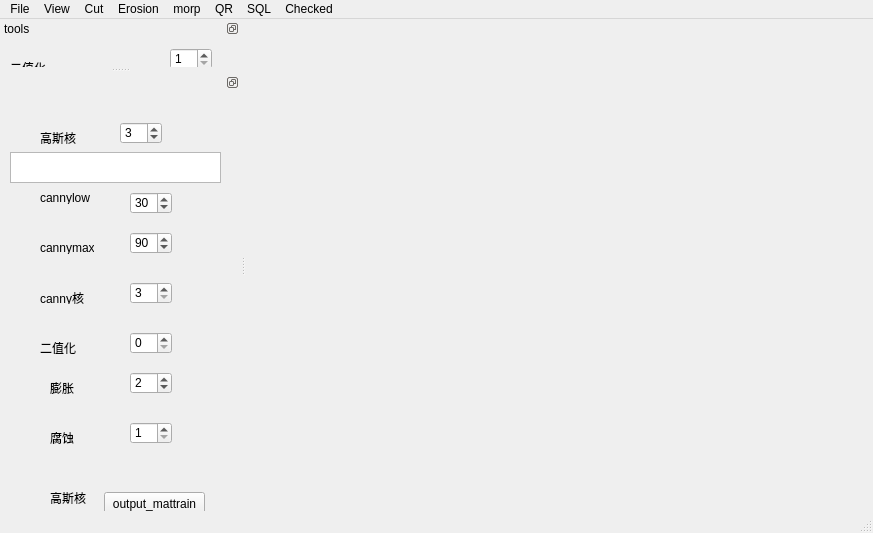
<?xml version="1.0" encoding="UTF-8"?>
<ui version="4.0">
 <class>MainWindow</class>
 <widget class="QMainWindow" name="MainWindow">
  <property name="geometry">
   <rect>
    <x>0</x>
    <y>0</y>
    <width>873</width>
    <height>533</height>
   </rect>
  </property>
  <property name="sizePolicy">
   <sizepolicy hsizetype="Preferred" vsizetype="Preferred">
    <horstretch>0</horstretch>
    <verstretch>0</verstretch>
   </sizepolicy>
  </property>
  <property name="minimumSize">
   <size>
    <width>250</width>
    <height>250</height>
   </size>
  </property>
  <property name="windowTitle">
   <string>cv_test</string>
  </property>
  <property name="windowIcon">
   <iconset theme="pic">
    <normaloff>Picture_128px.png</normaloff>Picture_128px.png</iconset>
  </property>
  <property name="styleSheet">
   <string notr="true"/>
  </property>
  <widget class="QWidget" name="centralWidget">
   <property name="sizePolicy">
    <sizepolicy hsizetype="Preferred" vsizetype="Preferred">
     <horstretch>0</horstretch>
     <verstretch>0</verstretch>
    </sizepolicy>
   </property>
   <layout class="QGridLayout" name="gridLayout">
    <property name="leftMargin">
     <number>0</number>
    </property>
    <property name="topMargin">
     <number>0</number>
    </property>
    <property name="rightMargin">
     <number>0</number>
    </property>
    <property name="bottomMargin">
     <number>0</number>
    </property>
    <item row="1" column="0" colspan="2">
     <widget class="QLabel" name="label_pic">
      <property name="sizePolicy">
       <sizepolicy hsizetype="Preferred" vsizetype="Preferred">
        <horstretch>0</horstretch>
        <verstretch>0</verstretch>
       </sizepolicy>
      </property>
      <property name="autoFillBackground">
       <bool>false</bool>
      </property>
      <property name="text">
       <string/>
      </property>
      <property name="scaledContents">
       <bool>false</bool>
      </property>
      <property name="alignment">
       <set>Qt::AlignCenter</set>
      </property>
      <property name="wordWrap">
       <bool>true</bool>
      </property>
      <property name="margin">
       <number>0</number>
      </property>
      <property name="indent">
       <number>-1</number>
      </property>
     </widget>
    </item>
   </layout>
  </widget>
  <widget class="QMenuBar" name="menuBar">
   <property name="geometry">
    <rect>
     <x>0</x>
     <y>0</y>
     <width>873</width>
     <height>23</height>
    </rect>
   </property>
   <property name="autoFillBackground">
    <bool>false</bool>
   </property>
   <property name="styleSheet">
    <string notr="true"/>
   </property>
   <widget class="QMenu" name="menuFile">
    <property name="styleSheet">
     <string notr="true"/>
    </property>
    <property name="title">
     <string>File</string>
    </property>
    <addaction name="actionOpen"/>
    <addaction name="actionClose"/>
    <addaction name="actionExit"/>
   </widget>
   <widget class="QMenu" name="menuView">
    <property name="styleSheet">
     <string notr="true"/>
    </property>
    <property name="title">
     <string>View</string>
    </property>
    <widget class="QMenu" name="menuBlur">
     <property name="title">
      <string>Blur</string>
     </property>
     <addaction name="actionHomogeneous_Blur"/>
     <addaction name="actionmedianBlur"/>
     <addaction name="actionGaussian_Blur"/>
     <addaction name="actionBilateral_Blur"/>
    </widget>
    <addaction name="actionGrey"/>
    <addaction name="menuBlur"/>
    <addaction name="actionFilter"/>
    <addaction name="actionLight"/>
    <addaction name="actionerzhihua"/>
   </widget>
   <widget class="QMenu" name="menuCut">
    <property name="styleSheet">
     <string notr="true"/>
    </property>
    <property name="title">
     <string>Cut</string>
    </property>
    <addaction name="actionCanny"/>
   </widget>
   <widget class="QMenu" name="menuerosion">
    <property name="styleSheet">
     <string notr="true"/>
    </property>
    <property name="title">
     <string>Erosion</string>
    </property>
    <addaction name="actionErosion"/>
    <addaction name="actionDilation"/>
   </widget>
   <widget class="QMenu" name="menumorp">
    <property name="styleSheet">
     <string notr="true"/>
    </property>
    <property name="title">
     <string>morp</string>
    </property>
    <addaction name="actionMorphology"/>
   </widget>
   <widget class="QMenu" name="menuQR">
    <property name="styleSheet">
     <string notr="true"/>
    </property>
    <property name="title">
     <string>QR</string>
    </property>
    <addaction name="actionzbar"/>
    <addaction name="actionQRall"/>
   </widget>
   <widget class="QMenu" name="menuSQL">
    <property name="styleSheet">
     <string notr="true"/>
    </property>
    <property name="title">
     <string>SQL</string>
    </property>
    <addaction name="actionReadSQL"/>
   </widget>
   <widget class="QMenu" name="menuChecked">
    <property name="title">
     <string>Checked</string>
    </property>
    <addaction name="actioninput"/>
   </widget>
   <addaction name="menuFile"/>
   <addaction name="menuView"/>
   <addaction name="menuCut"/>
   <addaction name="menuerosion"/>
   <addaction name="menumorp"/>
   <addaction name="menuQR"/>
   <addaction name="menuSQL"/>
   <addaction name="menuChecked"/>
  </widget>
  <widget class="QStatusBar" name="statusBar"/>
  <widget class="QDockWidget" name="dockWidget">
   <property name="sizePolicy">
    <sizepolicy hsizetype="Preferred" vsizetype="Preferred">
     <horstretch>0</horstretch>
     <verstretch>0</verstretch>
    </sizepolicy>
   </property>
   <property name="minimumSize">
    <size>
     <width>240</width>
     <height>38</height>
    </size>
   </property>
   <property name="sizeIncrement">
    <size>
     <width>0</width>
     <height>0</height>
    </size>
   </property>
   <property name="floating">
    <bool>false</bool>
   </property>
   <property name="features">
    <set>QDockWidget::DockWidgetFloatable|QDockWidget::DockWidgetMovable</set>
   </property>
   <property name="windowTitle">
    <string>tools</string>
   </property>
   <attribute name="dockWidgetArea">
    <number>1</number>
   </attribute>
   <widget class="QWidget" name="dockWidgetContents">
    <widget class="QGroupBox" name="groupBox">
     <property name="geometry">
      <rect>
       <x>10</x>
       <y>20</y>
       <width>120</width>
       <height>80</height>
      </rect>
     </property>
     <property name="title">
      <string>二值化</string>
     </property>
     <widget class="QSpinBox" name="spinBox">
      <property name="geometry">
       <rect>
        <x>20</x>
        <y>20</y>
        <width>71</width>
        <height>31</height>
       </rect>
      </property>
      <property name="sizePolicy">
       <sizepolicy hsizetype="Fixed" vsizetype="Preferred">
        <horstretch>0</horstretch>
        <verstretch>0</verstretch>
       </sizepolicy>
      </property>
      <property name="maximum">
       <number>255</number>
      </property>
      <property name="value">
       <number>128</number>
      </property>
     </widget>
    </widget>
    <widget class="QGroupBox" name="groupBox_2">
     <property name="geometry">
      <rect>
       <x>10</x>
       <y>110</y>
       <width>221</width>
       <height>91</height>
      </rect>
     </property>
     <property name="title">
      <string>Canny</string>
     </property>
     <widget class="QSpinBox" name="spinBox_canny">
      <property name="geometry">
       <rect>
        <x>150</x>
        <y>10</y>
        <width>51</width>
        <height>31</height>
       </rect>
      </property>
      <property name="minimum">
       <number>0</number>
      </property>
      <property name="maximum">
       <number>10000</number>
      </property>
      <property name="value">
       <number>128</number>
      </property>
     </widget>
     <widget class="QSlider" name="horizontalSlider_canny">
      <property name="geometry">
       <rect>
        <x>10</x>
        <y>50</y>
        <width>61</width>
        <height>22</height>
       </rect>
      </property>
      <property name="minimum">
       <number>3</number>
      </property>
      <property name="maximum">
       <number>7</number>
      </property>
      <property name="singleStep">
       <number>2</number>
      </property>
      <property name="pageStep">
       <number>6</number>
      </property>
      <property name="value">
       <number>5</number>
      </property>
      <property name="orientation">
       <enum>Qt::Horizontal</enum>
      </property>
     </widget>
     <widget class="QSpinBox" name="spinBox_canny_2">
      <property name="geometry">
       <rect>
        <x>150</x>
        <y>50</y>
        <width>51</width>
        <height>31</height>
       </rect>
      </property>
      <property name="minimum">
       <number>0</number>
      </property>
      <property name="maximum">
       <number>768</number>
      </property>
      <property name="value">
       <number>128</number>
      </property>
     </widget>
     <widget class="QSpinBox" name="spinBox_canny_3">
      <property name="geometry">
       <rect>
        <x>80</x>
        <y>50</y>
        <width>51</width>
        <height>31</height>
       </rect>
      </property>
      <property name="minimum">
       <number>3</number>
      </property>
      <property name="maximum">
       <number>33</number>
      </property>
      <property name="singleStep">
       <number>2</number>
      </property>
      <property name="value">
       <number>5</number>
      </property>
     </widget>
    </widget>
    <widget class="QGroupBox" name="groupBox_3">
     <property name="geometry">
      <rect>
       <x>10</x>
       <y>230</y>
       <width>201</width>
       <height>111</height>
      </rect>
     </property>
     <property name="title">
      <string>Blur</string>
     </property>
     <widget class="QSlider" name="horizontalSlider_gassblur">
      <property name="geometry">
       <rect>
        <x>30</x>
        <y>70</y>
        <width>111</width>
        <height>22</height>
       </rect>
      </property>
      <property name="minimum">
       <number>1</number>
      </property>
      <property name="maximum">
       <number>33</number>
      </property>
      <property name="singleStep">
       <number>2</number>
      </property>
      <property name="pageStep">
       <number>6</number>
      </property>
      <property name="value">
       <number>3</number>
      </property>
      <property name="orientation">
       <enum>Qt::Horizontal</enum>
      </property>
     </widget>
     <widget class="QSpinBox" name="spinBox_gassblur">
      <property name="geometry">
       <rect>
        <x>50</x>
        <y>30</y>
        <width>51</width>
        <height>31</height>
       </rect>
      </property>
      <property name="minimum">
       <number>1</number>
      </property>
      <property name="maximum">
       <number>33</number>
      </property>
      <property name="singleStep">
       <number>2</number>
      </property>
      <property name="value">
       <number>3</number>
      </property>
     </widget>
    </widget>
    <widget class="QGroupBox" name="groupBox_4">
     <property name="geometry">
      <rect>
       <x>20</x>
       <y>360</y>
       <width>191</width>
       <height>211</height>
      </rect>
     </property>
     <property name="title">
      <string>edge</string>
     </property>
     <widget class="QPushButton" name="pushButton_circumference">
      <property name="geometry">
       <rect>
        <x>10</x>
        <y>30</y>
        <width>91</width>
        <height>23</height>
       </rect>
      </property>
      <property name="text">
       <string>Circumference</string>
      </property>
     </widget>
     <widget class="QTextBrowser" name="textBrowser_circumference">
      <property name="geometry">
       <rect>
        <x>10</x>
        <y>60</y>
        <width>171</width>
        <height>141</height>
       </rect>
      </property>
     </widget>
    </widget>
    <widget class="QSpinBox" name="spinBox_catgory">
     <property name="geometry">
      <rect>
       <x>170</x>
       <y>10</y>
       <width>42</width>
       <height>22</height>
      </rect>
     </property>
     <property name="minimum">
      <number>1</number>
     </property>
     <property name="maximum">
      <number>6</number>
     </property>
    </widget>
    <widget class="QSpinBox" name="spinBox_picno">
     <property name="geometry">
      <rect>
       <x>170</x>
       <y>50</y>
       <width>42</width>
       <height>22</height>
      </rect>
     </property>
     <property name="minimum">
      <number>1</number>
     </property>
     <property name="maximum">
      <number>150</number>
     </property>
    </widget>
   </widget>
  </widget>
  <widget class="QDockWidget" name="dockWidget_3">
   <property name="minimumSize">
    <size>
     <width>80</width>
     <height>350</height>
    </size>
   </property>
   <property name="floating">
    <bool>false</bool>
   </property>
   <property name="features">
    <set>QDockWidget::DockWidgetFloatable|QDockWidget::DockWidgetMovable</set>
   </property>
   <attribute name="dockWidgetArea">
    <number>1</number>
   </attribute>
   <widget class="QWidget" name="dockWidgetContents_3">
    <widget class="QSpinBox" name="spinBox_guss_ken">
     <property name="geometry">
      <rect>
       <x>120</x>
       <y>30</y>
       <width>42</width>
       <height>22</height>
      </rect>
     </property>
     <property name="minimum">
      <number>1</number>
     </property>
     <property name="maximum">
      <number>17</number>
     </property>
     <property name="singleStep">
      <number>2</number>
     </property>
     <property name="value">
      <number>3</number>
     </property>
    </widget>
    <widget class="QLabel" name="label">
     <property name="geometry">
      <rect>
       <x>40</x>
       <y>40</y>
       <width>54</width>
       <height>12</height>
      </rect>
     </property>
     <property name="text">
      <string>高斯核</string>
     </property>
    </widget>
    <widget class="QSpinBox" name="spinBox_cannylow">
     <property name="geometry">
      <rect>
       <x>130</x>
       <y>100</y>
       <width>42</width>
       <height>22</height>
      </rect>
     </property>
     <property name="maximum">
      <number>255</number>
     </property>
     <property name="value">
      <number>30</number>
     </property>
    </widget>
    <widget class="QLabel" name="label_2">
     <property name="geometry">
      <rect>
       <x>40</x>
       <y>250</y>
       <width>54</width>
       <height>12</height>
      </rect>
     </property>
     <property name="text">
      <string>二值化</string>
     </property>
    </widget>
    <widget class="QLabel" name="label_3">
     <property name="geometry">
      <rect>
       <x>40</x>
       <y>200</y>
       <width>54</width>
       <height>12</height>
      </rect>
     </property>
     <property name="text">
      <string>canny核</string>
     </property>
    </widget>
    <widget class="QLabel" name="label_4">
     <property name="geometry">
      <rect>
       <x>40</x>
       <y>150</y>
       <width>54</width>
       <height>12</height>
      </rect>
     </property>
     <property name="text">
      <string>cannymax</string>
     </property>
    </widget>
    <widget class="QLabel" name="label_5">
     <property name="geometry">
      <rect>
       <x>40</x>
       <y>100</y>
       <width>54</width>
       <height>12</height>
      </rect>
     </property>
     <property name="text">
      <string>cannylow</string>
     </property>
    </widget>
    <widget class="QSpinBox" name="spinBox_cannymax">
     <property name="geometry">
      <rect>
       <x>130</x>
       <y>140</y>
       <width>42</width>
       <height>22</height>
      </rect>
     </property>
     <property name="maximum">
      <number>255</number>
     </property>
     <property name="value">
      <number>90</number>
     </property>
    </widget>
    <widget class="QSpinBox" name="spinBox_cannyken">
     <property name="geometry">
      <rect>
       <x>130</x>
       <y>190</y>
       <width>42</width>
       <height>22</height>
      </rect>
     </property>
     <property name="minimum">
      <number>3</number>
     </property>
     <property name="maximum">
      <number>5</number>
     </property>
     <property name="singleStep">
      <number>2</number>
     </property>
     <property name="value">
      <number>3</number>
     </property>
    </widget>
    <widget class="QLabel" name="label_6">
     <property name="geometry">
      <rect>
       <x>50</x>
       <y>290</y>
       <width>54</width>
       <height>12</height>
      </rect>
     </property>
     <property name="text">
      <string>膨胀</string>
     </property>
    </widget>
    <widget class="QLabel" name="label_7">
     <property name="geometry">
      <rect>
       <x>50</x>
       <y>340</y>
       <width>54</width>
       <height>12</height>
      </rect>
     </property>
     <property name="text">
      <string>腐蚀</string>
     </property>
    </widget>
    <widget class="QLabel" name="label_8">
     <property name="geometry">
      <rect>
       <x>50</x>
       <y>400</y>
       <width>54</width>
       <height>12</height>
      </rect>
     </property>
     <property name="text">
      <string>高斯核</string>
     </property>
    </widget>
    <widget class="QSpinBox" name="spinBox_enzhi">
     <property name="geometry">
      <rect>
       <x>130</x>
       <y>240</y>
       <width>42</width>
       <height>22</height>
      </rect>
     </property>
     <property name="minimum">
      <number>0</number>
     </property>
     <property name="maximum">
      <number>255</number>
     </property>
     <property name="singleStep">
      <number>1</number>
     </property>
     <property name="value">
      <number>0</number>
     </property>
    </widget>
    <widget class="QSpinBox" name="spinBox_dia">
     <property name="geometry">
      <rect>
       <x>130</x>
       <y>280</y>
       <width>42</width>
       <height>22</height>
      </rect>
     </property>
     <property name="minimum">
      <number>1</number>
     </property>
     <property name="maximum">
      <number>7</number>
     </property>
     <property name="singleStep">
      <number>1</number>
     </property>
     <property name="value">
      <number>2</number>
     </property>
    </widget>
    <widget class="QSpinBox" name="spinBox_ero">
     <property name="geometry">
      <rect>
       <x>130</x>
       <y>330</y>
       <width>42</width>
       <height>22</height>
      </rect>
     </property>
     <property name="minimum">
      <number>1</number>
     </property>
     <property name="maximum">
      <number>11</number>
     </property>
     <property name="singleStep">
      <number>1</number>
     </property>
     <property name="value">
      <number>1</number>
     </property>
    </widget>
    <widget class="QTextBrowser" name="textBrowser_info">
     <property name="geometry">
      <rect>
       <x>10</x>
       <y>60</y>
       <width>211</width>
       <height>31</height>
      </rect>
     </property>
    </widget>
    <widget class="QPushButton" name="output_mattrain">
     <property name="geometry">
      <rect>
       <x>104</x>
       <y>400</y>
       <width>101</width>
       <height>23</height>
      </rect>
     </property>
     <property name="text">
      <string>output_mattrain</string>
     </property>
    </widget>
   </widget>
  </widget>
  <action name="actionOpen">
   <property name="text">
    <string>Open</string>
   </property>
  </action>
  <action name="actionClose">
   <property name="text">
    <string>Close</string>
   </property>
  </action>
  <action name="actionExit">
   <property name="text">
    <string>Exit</string>
   </property>
  </action>
  <action name="actionGrey">
   <property name="text">
    <string>Grey</string>
   </property>
  </action>
  <action name="actionmedianBlur">
   <property name="text">
    <string>Median Blur</string>
   </property>
  </action>
  <action name="actionHomogeneous_Blur">
   <property name="text">
    <string>Homogeneous Blur</string>
   </property>
  </action>
  <action name="actionBilateral_Blur">
   <property name="text">
    <string>Bilateral Blur</string>
   </property>
  </action>
  <action name="actionGaussian_Blur">
   <property name="text">
    <string>Gaussian Blur</string>
   </property>
  </action>
  <action name="actionCanny">
   <property name="text">
    <string>Canny</string>
   </property>
  </action>
  <action name="actionFilter">
   <property name="text">
    <string>Filter</string>
   </property>
  </action>
  <action name="actionsize">
   <property name="text">
    <string>size</string>
   </property>
  </action>
  <action name="actionErosion">
   <property name="text">
    <string>Erosion</string>
   </property>
  </action>
  <action name="actionDilation">
   <property name="text">
    <string>Dilation</string>
   </property>
  </action>
  <action name="actionLight">
   <property name="text">
    <string>Light</string>
   </property>
  </action>
  <action name="actionMorphology">
   <property name="text">
    <string>Morphology</string>
   </property>
  </action>
  <action name="actionzbar">
   <property name="text">
    <string>zbar</string>
   </property>
  </action>
  <action name="actionQRall">
   <property name="text">
    <string>QRall</string>
   </property>
  </action>
  <action name="actionerzhihua">
   <property name="text">
    <string>erzhihua</string>
   </property>
  </action>
  <action name="actionReadSQL">
   <property name="text">
    <string>ReadSQL</string>
   </property>
  </action>
  <action name="actioninput">
   <property name="text">
    <string>input</string>
   </property>
  </action>
 </widget>
 <layoutdefault spacing="6" margin="11"/>
 <resources/>
 <connections/>
</ui>
